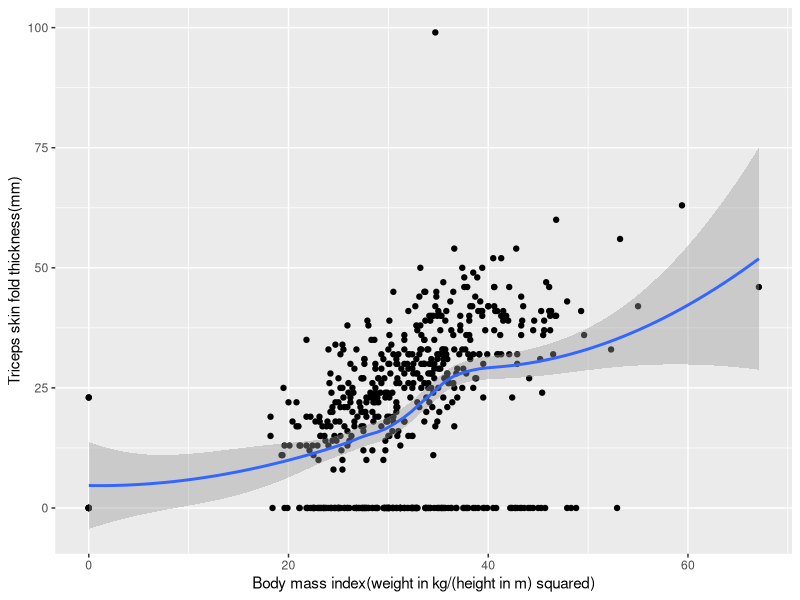
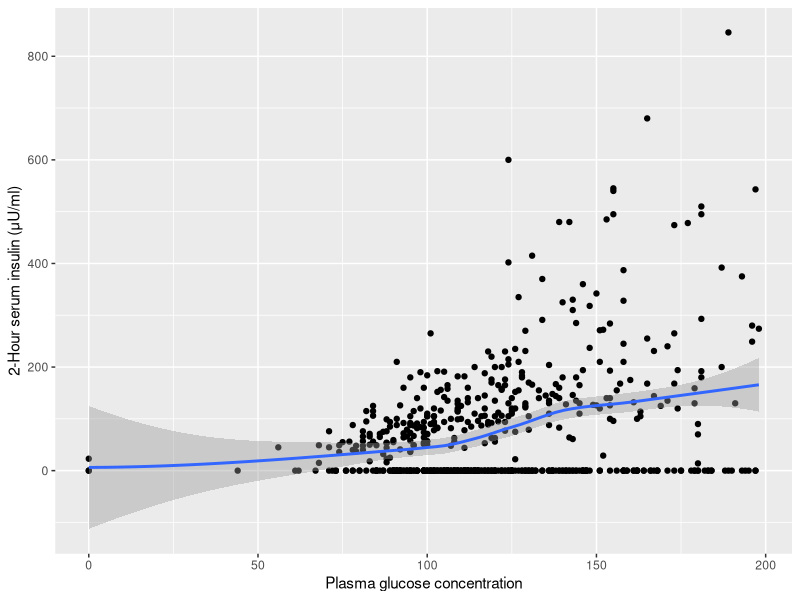
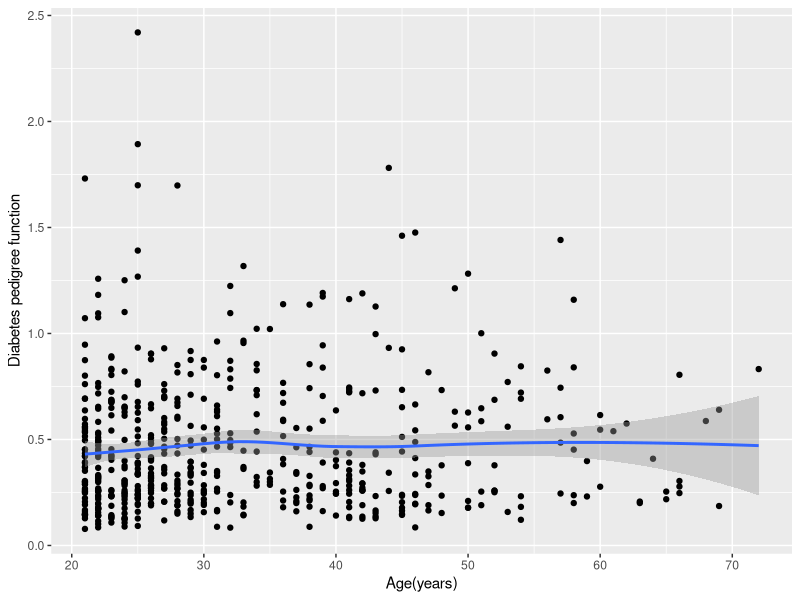
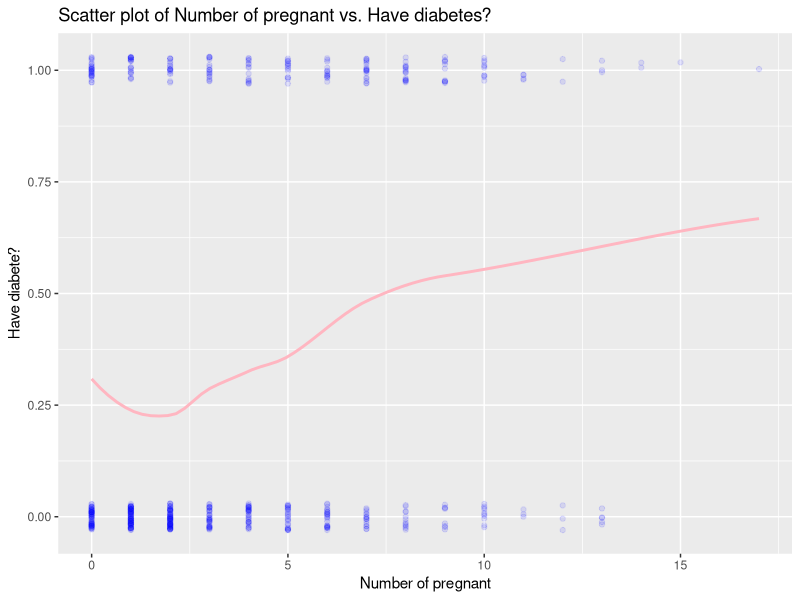
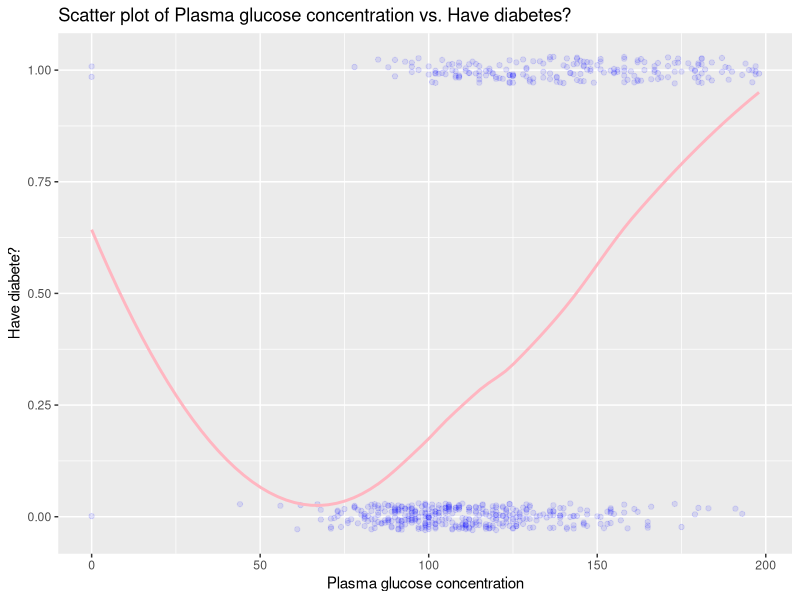
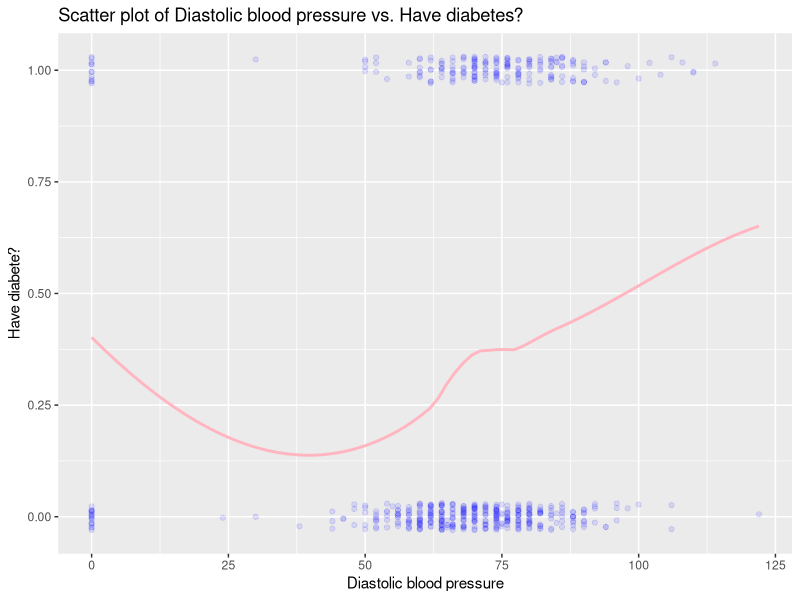
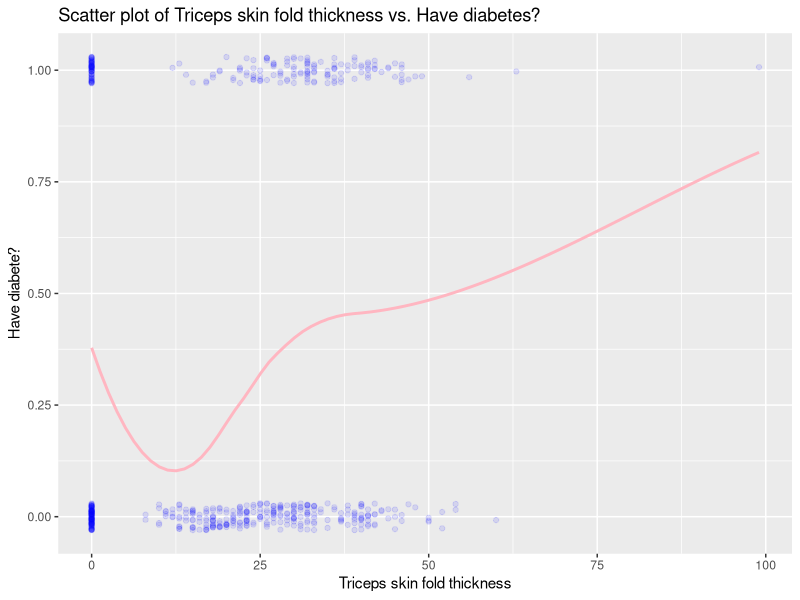
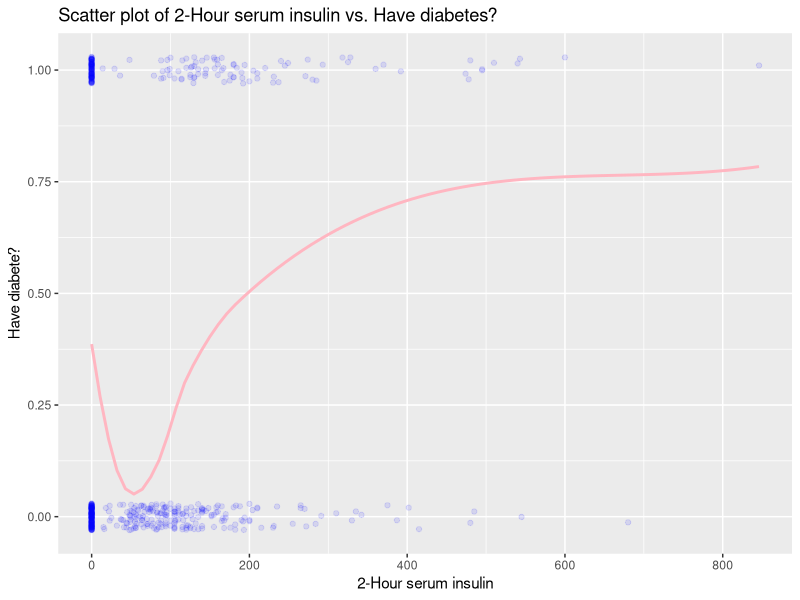

Write R code to recreate these figures, in order.
## ---- chunk 1
library(dplyr)
library(tidyverse)
library(ggplot2)
library(gridExtra)
library(statmod)
## ---- chunk 2
diabetes <- read.csv("diabetes-train.csv")
diabetes$class.bi <- ifelse(diabetes$class=="tested_positive", 1, 0)
data.char <- function(x) {
  ans <- c(Mean = mean(x),
           Median = median(x),
           Std.Dev = sd(x),
           Min = min(x),
           percentile = quantile(x,probs= c(.25)),
           percentile = quantile(x,probs= c(.75)),
           Max = max(x))
  return(ans)
}
round(t(apply(diabetes[,c(1:8,10)], 2, data.char)), 1)
## ---- chunk 3
mass.skin <- ggplot(data = diabetes,mapping = aes(x = mass, y = skin ))+geom_point()+geom_smooth()+xlab("Body mass index(weight in kg/(height in m) squared)")+ylab("Triceps skin fold thickness(mm)")
plas.insu <- ggplot(data = diabetes,mapping = aes(x = plas, y = insu ))+geom_point()+geom_smooth()+xlab("Plasma glucose concentration")+ylab("2-Hour serum insulin (μU/ml)")
pedi.age <- ggplot(data = diabetes,mapping = aes(x = age, y = pedi))+geom_point()+geom_smooth()+xlab("Age(years)")+ylab("Diabetes pedigree function")

mass.skin
plas.insu
pedi.age
## ---- chunk 4
#class.bi~preg
p <- ggplot(data = diabetes, mapping = aes(x = preg, y = class.bi))
p <- p + geom_jitter(width = 0,
                     height = 0.03,
                     color = "blue", alpha = 0.1)
p <- p + geom_smooth(color = "lightpink",
                     se = FALSE)
p <- p + labs(x = "Number of pregnant",
              y = "Have diabete?",
              title = "Scatter plot of Number of pregnant vs. Have diabetes?")
p
## ---- chunk 5
#class.bi~plas
p <- ggplot(data = diabetes, mapping = aes(x = plas, y = class.bi))
p <- p + geom_jitter(width = 0,
                     height = 0.03,
                     color = "blue", alpha = 0.1)
p <- p + geom_smooth(color = "lightpink",
                     se = FALSE)
p <- p + labs(x = "Plasma glucose concentration",
              y = "Have diabete?",
              title = "Scatter plot of Plasma glucose concentration vs. Have diabetes?")
p
## ---- chunk 6
#class.bi~pres
p <- ggplot(data = diabetes, mapping = aes(x = pres, y = class.bi))
p <- p + geom_jitter(width = 0,
                     height = 0.03,
                     color = "blue", alpha = 0.1)
p <- p + geom_smooth(color = "lightpink",
                     se = FALSE)
p <- p + labs(x = "Diastolic blood pressure",
              y = "Have diabete?",
              title = "Scatter plot of Diastolic blood pressure vs. Have diabetes?")
p
## ---- chunk 7
#class.bi~skin
p <- ggplot(data = diabetes, mapping = aes(x = skin, y = class.bi))
p <- p + geom_jitter(width = 0,
                     height = 0.03,
                     color = "blue", alpha = 0.1)
p <- p + geom_smooth(color = "lightpink",
                     se = FALSE)
p <- p + labs(x = "Triceps skin fold thickness",
              y = "Have diabete?",
              title = "Scatter plot of Triceps skin fold thickness vs. Have diabetes?")
p
## ---- chunk 8
#class.bi~insu
p <- ggplot(data = diabetes, mapping = aes(x = insu, y = class.bi))
p <- p + geom_jitter(width = 0,
                     height = 0.03,
                     color = "blue", alpha = 0.1)
p <- p + geom_smooth(color = "lightpink",
                     se = FALSE)
p <- p + labs(x = "2-Hour serum insulin",
              y = "Have diabete?",
              title = "Scatter plot of 2-Hour serum insulin vs. Have diabetes?")
p
## ---- chunk 9
#class.bi~mass
p <- ggplot(data = diabetes, mapping = aes(x = mass, y = class.bi))
p <- p + geom_jitter(width = 0,
                     height = 0.03,
                     color = "blue", alpha = 0.1)
p <- p + geom_smooth(color = "lightpink",
                     se = FALSE)
p <- p + labs(x = "Body mass index",
              y = "Have diabete?",
              title = "Scatter plot of Body mass index vs. Have diabetes?")
p
## ---- chunk 10
#class.bi~pedi
p <- ggplot(data = diabetes, mapping = aes(x = pedi, y = class.bi))
p <- p + geom_jitter(width = 0,
                     height = 0.03,
                     color = "blue", alpha = 0.1)
p <- p + geom_smooth(color = "lightpink",
                     se = FALSE)
p <- p + labs(x = "Diabetes pedigree function",
              y = "Have diabete?",
              title = "Scatter plot of Diabetes pedigree function vs. Have diabetes?")
p
## ---- chunk 11
#class.bi~Age
p <- ggplot(data = diabetes, mapping = aes(x = age, y = class.bi))
p <- p + geom_jitter(width = 0,
                     height = 0.03,
                     color = "blue", alpha = 0.1)
p <- p + geom_smooth(color = "lightpink",
                     se = FALSE)
p <- p + labs(x = "Age",
              y = "Have diabete?",
              title = "Scatter plot of Age vs. Have diabetes?")
p
## ---- chunk 12
#fm.1: all predictors
fm.1 <- glm(class.bi ~ preg+plas+pres+skin+insu+mass+pedi+age,
            data = diabetes,
            family = binomial(link = "logit"))
summary(fm.1)
## ---- chunk 13
#fm.2: preg+plas+mass+age
fm.2 <- glm(class.bi ~ preg+plas+mass+age,
            data = diabetes,
            family = binomial(link = "logit"))
summary(fm.2)
## ---- chunk 14
#fm.3: plas+mass
fm.3 <- glm(class.bi ~ plas+mass,
            data = diabetes,
            family = binomial(link = "logit"))
summary(fm.3)
## ---- chunk 15
#fm.4: preg+plas+mass
fm.4 <- glm(class.bi ~ preg+plas+mass,
            data = diabetes,
            family = binomial(link = "logit"))
summary(fm.4)
## ---- chunk 16
diabetes$fm1.mu <- predict(fm.1, type = "response")
diabetes <- diabetes %>% mutate(pred.class1 = ifelse(fm1.mu > 0.5, 1, 0))
conf.matrix <- xtabs(~ class.bi + pred.class1,
      data = diabetes)
conf.matrix

#sensitivity
sens <- conf.matrix[2,2]/sum(conf.matrix[2,])
#specificity
spec <- conf.matrix[1,1]/sum(conf.matrix[1,])
#classification rate
acc <- sum(conf.matrix[1,1],conf.matrix[2,2])/sum(conf.matrix[])

sens
spec
acc
## ---- chunk 17
diabetes$fm2.mu <- predict(fm.2, type = "response")
diabetes <- diabetes %>%
  mutate(pred.class2 = ifelse(fm2.mu > 0.5, 1, 0))
conf.matrix <- xtabs(~ class.bi + pred.class2,
      data = diabetes)
conf.matrix

#sensitivity
sens <- conf.matrix[2,2]/sum(conf.matrix[2,])
#specificity
spec <- conf.matrix[1,1]/sum(conf.matrix[1,])
#classification rate
acc <- sum(conf.matrix[1,1],conf.matrix[2,2])/sum(conf.matrix[])

sens
spec
acc
## ---- chunk 18
diabetes$fm3.mu <- predict(fm.3, type = "response")
diabetes <- diabetes %>%
  mutate(pred.class3 = ifelse(fm3.mu > 0.5, 1, 0))
conf.matrix <- xtabs(~ class.bi + pred.class3,
      data = diabetes)
conf.matrix

#sensitivity
sens <- conf.matrix[2,2]/sum(conf.matrix[2,])
#specificity
spec <- conf.matrix[1,1]/sum(conf.matrix[1,])
#classification rate
acc <- sum(conf.matrix[1,1],conf.matrix[2,2])/sum(conf.matrix[])

sens
spec
acc
## ---- chunk 19
diabetes$fm4.mu <- predict(fm.4, type = "response")
diabetes <- diabetes %>%
  mutate(pred.class4 = ifelse(fm4.mu > 0.5, 1, 0))
conf.matrix <- xtabs(~ class.bi + pred.class4,
      data = diabetes)
conf.matrix

#sensitivity
sens <- conf.matrix[2,2]/sum(conf.matrix[2,])
#specificity
spec <- conf.matrix[1,1]/sum(conf.matrix[1,])
#classification rate
acc <- sum(conf.matrix[1,1],conf.matrix[2,2])/sum(conf.matrix[])

sens
spec
acc
## ---- chunk 20
fm1.vec <- c(0.5577889, 0.8871391,0.7741379)
fm2.vec <- c(0.5628141,0.8792651,0.7706897)
fm3.vec <- c(0.5175879,0.9002625,0.7689655)
fm4.vec <- c(0.5577889,0.8713911,0.7637931)
df <- data.frame(fm1.vec,fm2.vec,fm3.vec,fm4.vec)
colnames(df) <- c("fm1","fm2","fm3","fm4")
rownames(df) <- c("sensitivity", "specificity","accuracy")
df
## ---- chunk 21
diabetes$fm1.rQ1 <- qresid(fm.1)
diabetes$fm1.rQ2 <- qresid(fm.1)
p <- ggplot(data = diabetes,
            mapping = aes(x = fm1.mu,
                          y = fm1.rQ1))
p <- p + geom_point() + geom_smooth(se = TRUE)
p <- p + labs(x = "Fitted Values",
              y = "Quantile Residuals",
              title = "Model fm.1")

q <- ggplot(data = diabetes,
            mapping = aes(x = fm1.mu,
                          y = fm1.rQ2))
q <- q + geom_point() + geom_smooth(se = TRUE)
q <- q + labs(x = "Fitted Values",
              y = "Quantile Residuals",
              title = "Model fm.1")
grid.arrange(p, q, nrow = 1)
## ---- chunk 22
diabetes$fm2.rQ1 <- qresid(fm.2)
diabetes$fm2.rQ2 <- qresid(fm.2)
p <- ggplot(data = diabetes,
            mapping = aes(x = fm2.mu,
                          y = fm2.rQ1))
p <- p + geom_point() + geom_smooth(se = TRUE)
p <- p + labs(x = "Fitted Values",
              y = "Quantile Residuals",
              title = "Model fm.2")

q <- ggplot(data = diabetes,
            mapping = aes(x = fm2.mu,
                          y = fm2.rQ2))
q <- q + geom_point() + geom_smooth(se = TRUE)
q <- q + labs(x = "Fitted Values",
              y = "Quantile Residuals",
              title = "Model fm.2")
grid.arrange(p, q, nrow = 1)
## ---- chunk 23
diabetes$fm1.rQ1 <- qresid(fm.1)
diabetes$fm1.rQ2 <- qresid(fm.1)
p <- ggplot(data = diabetes,
            mapping = aes(x = preg,
                          y = fm1.rQ1))
p <- p + geom_point() + geom_smooth(se = TRUE)
p <- p + labs(x = "Fitted Values",
              y = "Quantile Residuals",
              title = "Quantile residual plot of preg")

q <- ggplot(data = diabetes,
            mapping = aes(x = preg,
                          y = fm1.rQ2))
q <- q + geom_point() + geom_smooth(se = TRUE)
q <- q + labs(x = "Fitted Values",
              y = "Quantile Residuals",
              title = "Quantile residual plot of preg")
grid.arrange(p, q, nrow = 1)
## ---- chunk 24
p <- ggplot(data = diabetes,
            mapping = aes(x = plas,
                          y = fm1.rQ1))
p <- p + geom_point() + geom_smooth(se = TRUE)
p <- p + labs(x = "Fitted Values",
              y = "Quantile Residuals",
              title = "Quantile residual plot of plas")

q <- ggplot(data = diabetes,
            mapping = aes(x = plas,
                          y = fm1.rQ2))
q <- q + geom_point() + geom_smooth(se = TRUE)
q <- q + labs(x = "Fitted Values",
              y = "Quantile Residuals",
              title = "Quantile residual plot of plas")
grid.arrange(p, q, nrow = 1)
## ---- chunk 25
p <- ggplot(data = diabetes,
            mapping = aes(x = pres,
                          y = fm1.rQ1))
p <- p + geom_point() + geom_smooth(se = TRUE)
p <- p + labs(x = "Fitted Values",
              y = "Quantile Residuals",
              title = "MQuantile residual plot of pres")

q <- ggplot(data = diabetes,
            mapping = aes(x = pres,
                          y = fm1.rQ2))
q <- q + geom_point() + geom_smooth(se = TRUE)
q <- q + labs(x = "Fitted Values",
              y = "Quantile Residuals",
              title = "Quantile residual plot of pres")
grid.arrange(p, q, nrow = 1)
## ---- chunk 26
p <- ggplot(data = diabetes,
            mapping = aes(x = skin,
                          y = fm1.rQ1))
p <- p + geom_point() + geom_smooth(se = TRUE)
p <- p + labs(x = "Fitted Values",
              y = "Quantile Residuals",
              title = "Quantile residual plot of skin")

q <- ggplot(data = diabetes,
            mapping = aes(x = skin,
                          y = fm1.rQ2))
q <- q + geom_point() + geom_smooth(se = TRUE)
q <- q + labs(x = "Fitted Values",
              y = "Quantile Residuals",
              title = "Quantile residual plot of skin")
grid.arrange(p, q, nrow = 1)
## ---- chunk 27
p <- ggplot(data = diabetes,
            mapping = aes(x = insu,
                          y = fm1.rQ1))
p <- p + geom_point() + geom_smooth(se = TRUE)
p <- p + labs(x = "Fitted Values",
              y = "Quantile Residuals",
              title = "Quantile residual plot of insu")

q <- ggplot(data = diabetes,
            mapping = aes(x = insu,
                          y = fm1.rQ2))
q <- q + geom_point() + geom_smooth(se = TRUE)
q <- q + labs(x = "Fitted Values",
              y = "Quantile Residuals",
              title = "Quantile residual plot of insu")
grid.arrange(p, q, nrow = 1)
## ---- chunk 28
p <- ggplot(data = diabetes,
            mapping = aes(x = mass,
                          y = fm1.rQ1))
p <- p + geom_point() + geom_smooth(se = TRUE)
p <- p + labs(x = "Fitted Values",
              y = "Quantile Residuals",
              title = "Quantile residual plot of mass")

q <- ggplot(data = diabetes,
            mapping = aes(x = mass,
                          y = fm1.rQ2))
q <- q + geom_point() + geom_smooth(se = TRUE)
q <- q + labs(x = "Fitted Values",
              y = "Quantile Residuals",
              title = "Quantile residual plot of mass")
grid.arrange(p, q, nrow = 1)
## ---- chunk 29
p <- ggplot(data = diabetes,
            mapping = aes(x = pedi,
                          y = fm1.rQ1))
p <- p + geom_point() + geom_smooth(se = TRUE)
p <- p + labs(x = "Fitted Values",
              y = "Quantile Residuals",
              title = "Quantile residual plot of pedi")

q <- ggplot(data = diabetes,
            mapping = aes(x = pedi,
                          y = fm1.rQ2))
q <- q + geom_point() + geom_smooth(se = TRUE)
q <- q + labs(x = "Fitted Values",
              y = "Quantile Residuals",
              title = "Quantile residual plot of pedi")
grid.arrange(p, q, nrow = 1)
## ---- chunk 30
p <- ggplot(data = diabetes,
            mapping = aes(x = age,
                          y = fm1.rQ1))
p <- p + geom_point() + geom_smooth(se = TRUE)
p <- p + labs(x = "Fitted Values",
              y = "Quantile Residuals",
              title = "Quantile residual plot of age")

q <- ggplot(data = diabetes,
            mapping = aes(x = age,
                          y = fm1.rQ2))
q <- q + geom_point() + geom_smooth(se = TRUE)
q <- q + labs(x = "Fitted Values",
              y = "Quantile Residuals",
              title = "Quantile residual plot of age")
grid.arrange(p, q, nrow = 1)
## ---- chunk 31
p <- ggplot(data = diabetes,
            mapping = aes(x = log(age),
                          y = fm1.rQ1))
p <- p + geom_point() + geom_smooth(se = TRUE)
p <- p + labs(x = "Fitted Values",
              y = "Quantile Residuals",
              title = "Quantile residual plot of log(age)")

q <- ggplot(data = diabetes,
            mapping = aes(x = log(age),
                          y = fm1.rQ2))
q <- q + geom_point() + geom_smooth(se = TRUE)
q <- q + labs(x = "Fitted Values",
              y = "Quantile Residuals",
              title = "Quantile residual plot of log(age)")
grid.arrange(p, q, nrow = 1)
## ---- chunk 32
fm.5 <- glm(class.bi ~ preg+plas+mass,
            data = diabetes,
            family = binomial(link = "logit"))
summary(fm.5)
## ---- chunk 33
summary(fm.5)$coefficients[,1]
## ---- chunk 34
summary(fm.1)

## ---- chunk 35
score <- function(diabetes) 
  {eta = -8.1 + 0.15*diabetes$preg + 0.036 * diabetes$plas
  actual.prob = exp(eta)/(1+exp(eta))
  classification = ifelse(actual.prob>0.5, 1, 0)
  diabetes$prediction = classification
  return(diabetes)}
